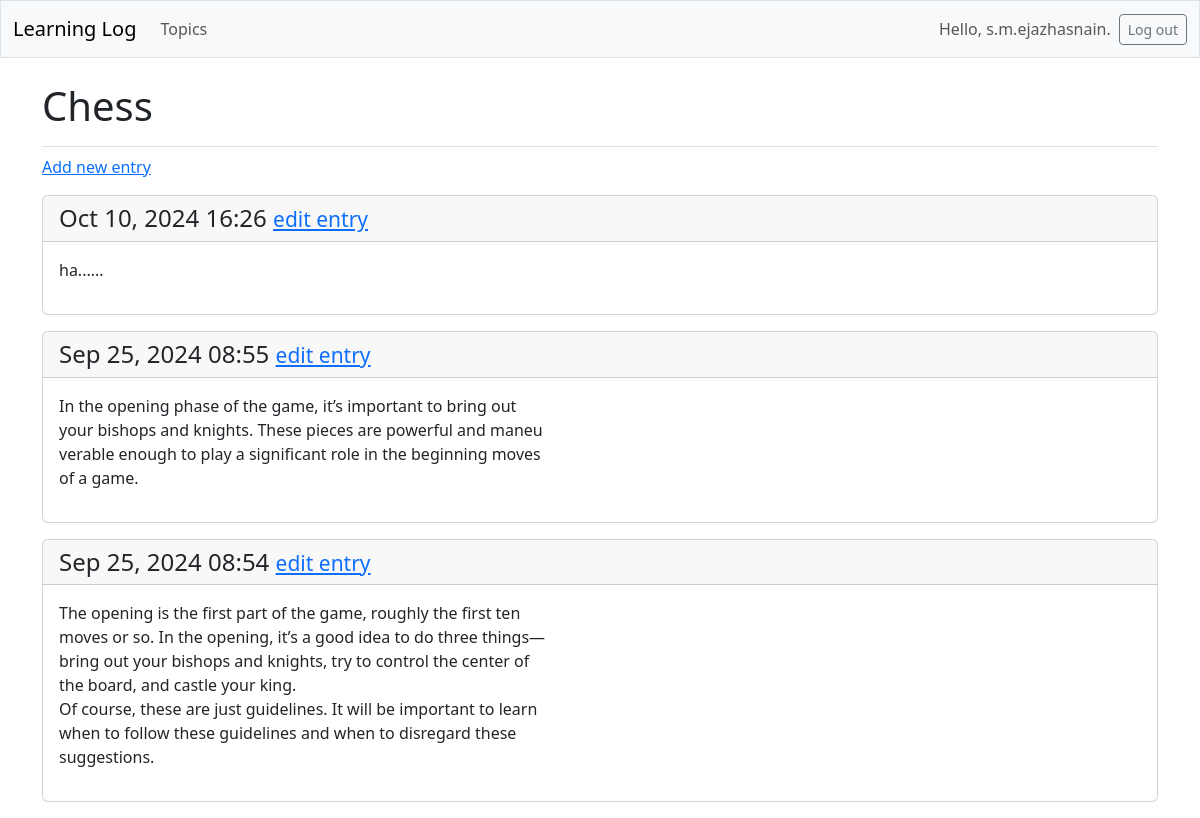
The page /topics/1/ (signed in) on the database its author committed.
### Learning_logs/models.py (models this page shows, shortened)
class topic_ofinterest(models.Model):
    text=models.CharField(max_length=200)
    date_modified=models.DateTimeField(auto_now_add=True)
    owner=models.ForeignKey(User, on_delete=models.CASCADE) #So user own their data.

class Entry(models.Model):  # models.Model means this particular class inherits the django basic model class.
    topic=models.ForeignKey(topic_ofinterest,on_delete=models.CASCADE)
    text=models.TextField()
    date_added=models.DateTimeField(auto_now_add=True)
    class Meta:
        verbose_name_plural='entries'

### Learning_logs/views.py (the view)
# urls.py: path('topics/<int:topic_id_from_url>/',views.topic, name='topic'),
@login_required # TO make it work add login_url in settings
def topic(request,topic_id_from_url):
    topic=topic_ofinterest.objects.get(id=topic_id_from_url)
    if topic.owner != request.user:
        raise Http404
    entries=topic.entry_set.order_by('-date_added')# minus sign display the most recent entries first.
    context={'topic': topic, 'entries':entries}
    return render(request,'Learning_logs/topic.html',context)

### Learning_logs/templates/Learning_logs/topic.html (shortened to what this page needs)
{%extends 'Learning_logs/base.html'%}
{% block page_header %}
  <h1>{{ topic.text }}</h1>
{% endblock page_header %}
{%block content%}
<p>
    <a href="{% url 'Learning_logs:new_entry' topic.id %}">Add new entry</a>
</p>
    {%for x in entries%}
    <div class="card mb-3">
         <h4 class="card-header">
          {{ x.date_added|date:'M d, Y H:i' }}
           <small><a href="{% url 'Learning_logs:edit_entry' x.id %}">
            edit entry</a></small>
        </h4>
         <div class="card-body">{{ x.text|linebreaks }}</div>
      </div>
    {%empty%}
    <li>There are no entries for this topic yet.</li>
    {%endfor%}
{%endblock content%}

### Learning_logs/templates/Learning_logs/base.html (shortened to what this page needs)
<!doctype html>
<html lang="en">
<head>
    {% load django_bootstrap5 %}
    {% bootstrap_css %}
</head>
<body>
    <nav class="navbar navbar-expand-md navbar-light bg-light mb-4 border">
        <div class="container-fluid">
            <a class="navbar-brand" href="{% url 'Learning_logs:indexx' %}">
                Learning Log</a>
            <div class="collapse navbar-collapse" id="navbarCollapse">
                <ul class="navbar-nav me-auto mb-2 mb-md-0">
                    <li class="nav-item">
                        <a class="nav-link" href="{% url 'Learning_logs:topics' %}">
                            Topics</a>
                    </li>
                </ul>
                    <ul class="navbar-nav ms-auto mb-2 mb-md-0">
                        {% if user.is_authenticated %}
                        <li class="nav-item">
                            <span class="navbar-text me-2">Hello, {{ user.username }}.
                            </span></li>
                    {% endif %}
                    </ul>
                    {% if user.is_authenticated %}
                    <form action="{% url 'accounts:logout' %}" method='post'>
                        <button name='submit' class='btn btn-outline-secondary btn-sm'>
                        Log out</button>
                    </form>
                {% endif %}
            </div>
        </div>
    </nav>
    <main class="container">
        <div class="pb-2 mb-2 border-bottom">
             {% block page_header %}{% endblock page_header %}
        </div>
        <div>
            {% block content %}{% endblock content %}
        </div>
</main>
</body>
</html>

### rows shown on the page
topic_ofinterest: text "Chess"
Entry: date_added "Oct 10, 2024 16:26", text "ha......"
Entry: date_added "Sep 25, 2024 08:55", text "In the opening phase of the game, it’s important to bring out your bishops and knights. These pieces are powerful and maneu verable enough to play a significant role in the beginning moves of a game."
Entry: date_added "Sep 25, 2024 08:54", text "The opening is the first part of the game, roughly the first ten moves or so. In the opening, it’s a good idea to do three things— bring out your bishops and knights, try to control the center of the board, and castle your king. Of course, these are just guidelines. It will be important to learn when to follow these guidelines and when to disregard these suggestions."

### other values the page prints
{{ user.username }} "s.m.ejazhasnain"
